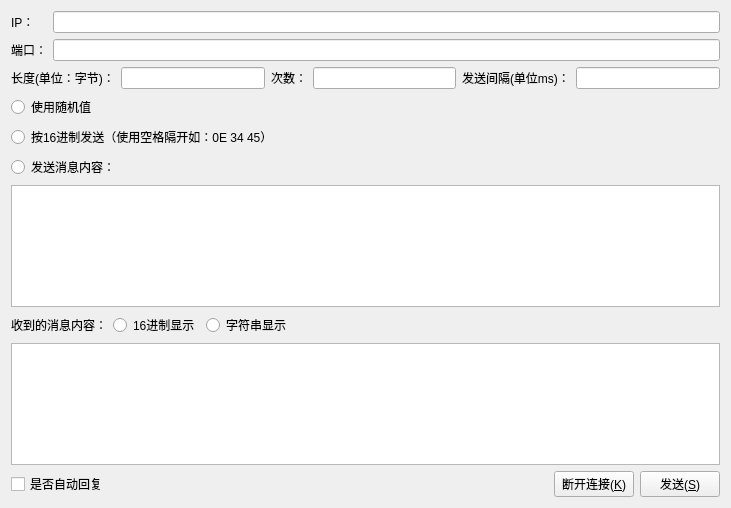
<?xml version="1.0" encoding="UTF-8"?>
<ui version="4.0">
 <class>panel_sim_tcp_recv</class>
 <widget class="QWidget" name="panel_sim_tcp_recv">
  <property name="geometry">
   <rect>
    <x>0</x>
    <y>0</y>
    <width>731</width>
    <height>508</height>
   </rect>
  </property>
  <property name="windowTitle">
   <string>Form</string>
  </property>
  <layout class="QGridLayout" name="gridLayout_3">
   <item row="0" column="0">
    <layout class="QGridLayout" name="gridLayout">
     <item row="0" column="0">
      <widget class="QLabel" name="label">
       <property name="text">
        <string>IP：</string>
       </property>
      </widget>
     </item>
     <item row="0" column="1">
      <widget class="QLineEdit" name="ipLineEdit"/>
     </item>
     <item row="1" column="0">
      <widget class="QLabel" name="label_2">
       <property name="text">
        <string>端口：</string>
       </property>
      </widget>
     </item>
     <item row="1" column="1">
      <widget class="QLineEdit" name="portLineEdit"/>
     </item>
    </layout>
   </item>
   <item row="1" column="0">
    <layout class="QHBoxLayout" name="horizontalLayout">
     <item>
      <widget class="QLabel" name="label_6">
       <property name="text">
        <string>长度(单位：字节)：</string>
       </property>
      </widget>
     </item>
     <item>
      <widget class="QLineEdit" name="lenLineEdit"/>
     </item>
     <item>
      <widget class="QLabel" name="label_5">
       <property name="text">
        <string>次数：</string>
       </property>
      </widget>
     </item>
     <item>
      <widget class="QLineEdit" name="sendNumLineEdit"/>
     </item>
     <item>
      <widget class="QLabel" name="label_7">
       <property name="text">
        <string>发送间隔(单位ms)：</string>
       </property>
      </widget>
     </item>
     <item>
      <widget class="QLineEdit" name="intervalLineEdit"/>
     </item>
    </layout>
   </item>
   <item row="2" column="0">
    <layout class="QGridLayout" name="gridLayout_2">
     <item row="0" column="0">
      <widget class="QRadioButton" name="randRadioButton">
       <property name="text">
        <string>使用随机值</string>
       </property>
       <property name="autoExclusive">
        <bool>false</bool>
       </property>
      </widget>
     </item>
     <item row="1" column="0">
      <widget class="QRadioButton" name="hexRradioButton">
       <property name="text">
        <string>按16进制发送（使用空格隔开如：0E 34 45）</string>
       </property>
       <property name="autoExclusive">
        <bool>false</bool>
       </property>
      </widget>
     </item>
     <item row="2" column="0">
      <widget class="QRadioButton" name="commonRradioButton">
       <property name="text">
        <string>发送消息内容：</string>
       </property>
       <property name="autoExclusive">
        <bool>false</bool>
       </property>
      </widget>
     </item>
     <item row="3" column="0">
      <widget class="QTextEdit" name="sendInfoTextEdit"/>
     </item>
    </layout>
   </item>
   <item row="3" column="0">
    <layout class="QHBoxLayout" name="horizontalLayout_3">
     <item>
      <widget class="QLabel" name="label_4">
       <property name="text">
        <string>收到的消息内容：</string>
       </property>
      </widget>
     </item>
     <item>
      <widget class="QRadioButton" name="hexShowRadioButton">
       <property name="text">
        <string>16进制显示</string>
       </property>
       <property name="autoExclusive">
        <bool>false</bool>
       </property>
      </widget>
     </item>
     <item>
      <widget class="QRadioButton" name="stringShowRadioButton">
       <property name="text">
        <string>字符串显示</string>
       </property>
       <property name="autoExclusive">
        <bool>false</bool>
       </property>
      </widget>
     </item>
     <item>
      <spacer name="horizontalSpacer_2">
       <property name="orientation">
        <enum>Qt::Horizontal</enum>
       </property>
       <property name="sizeHint" stdset="0">
        <size>
         <width>40</width>
         <height>20</height>
        </size>
       </property>
      </spacer>
     </item>
    </layout>
   </item>
   <item row="4" column="0">
    <widget class="QTableWidget" name="tableWidget"/>
   </item>
   <item row="5" column="0">
    <layout class="QHBoxLayout" name="horizontalLayout_2">
     <item>
      <widget class="QCheckBox" name="isAutoCheckBox">
       <property name="text">
        <string>是否自动回复</string>
       </property>
      </widget>
     </item>
     <item>
      <spacer name="horizontalSpacer">
       <property name="orientation">
        <enum>Qt::Horizontal</enum>
       </property>
       <property name="sizeHint" stdset="0">
        <size>
         <width>40</width>
         <height>20</height>
        </size>
       </property>
      </spacer>
     </item>
     <item>
      <widget class="QPushButton" name="unconnectPushButton">
       <property name="text">
        <string>断开连接(&amp;K)</string>
       </property>
       <property name="icon">
        <iconset resource="sim_iec61850.qrc">
         <normaloff>:/sim_iec61850/Resources/del.gif</normaloff>:/sim_iec61850/Resources/del.gif</iconset>
       </property>
      </widget>
     </item>
     <item>
      <widget class="QPushButton" name="sendPushButton">
       <property name="text">
        <string>发送(&amp;S)</string>
       </property>
       <property name="icon">
        <iconset resource="sim_iec61850.qrc">
         <normaloff>:/sim_iec61850/Resources/KEY04.ICO</normaloff>:/sim_iec61850/Resources/KEY04.ICO</iconset>
       </property>
      </widget>
     </item>
    </layout>
   </item>
  </layout>
 </widget>
 <resources>
  <include location="sim_iec61850.qrc"/>
 </resources>
 <connections/>
</ui>
